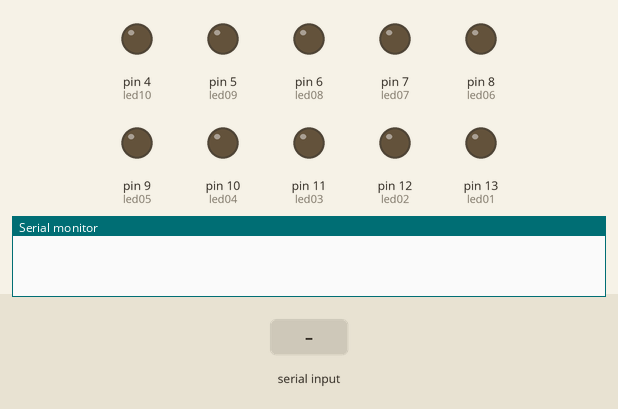
Recording of a sketch running on a simulated Arduino Uno, built with avr-gcc and run on an emulated ATmega328P. On the bench: output pins drawn as LEDs (lit = HIGH), the last lines printed to the serial monitor. The test bench sets the inputs (shaded band).

Above: at 1.2 s.
1.3 s: "a" received over Serial
At 2.5 s:
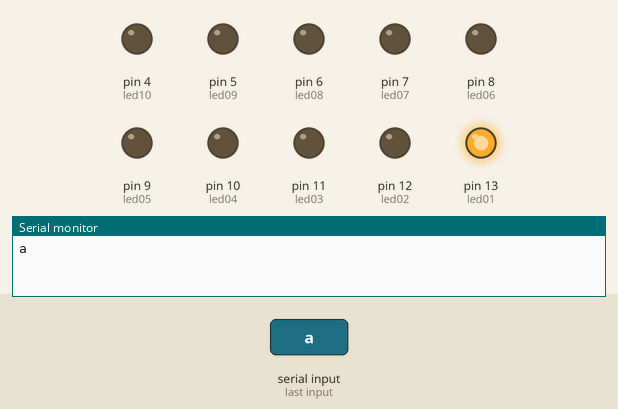
2.8 s: "s" received over the second serial link
At 3.7 s:
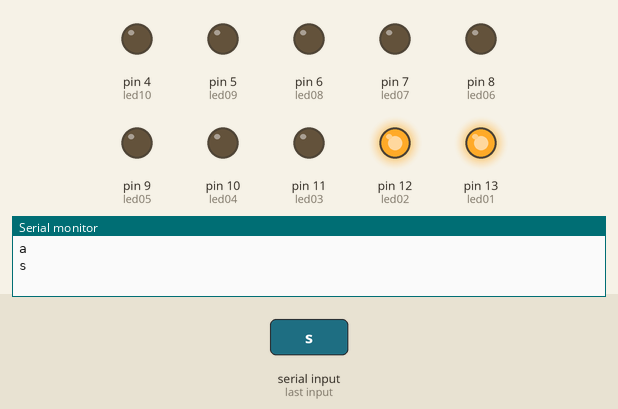
4.3 s: "d" received over Serial
At 4.9 s:
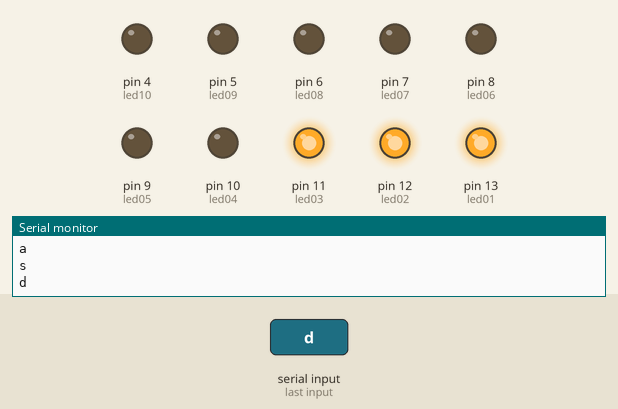
5.8 s: "f" received over the second serial link
At 7.0 s:
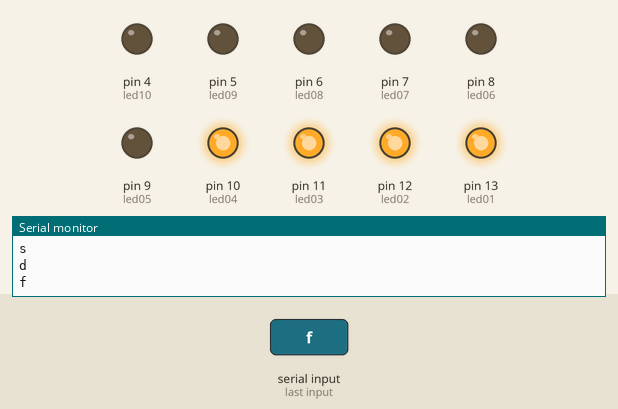
7.3 s: "g" received over Serial
At 8.3 s:
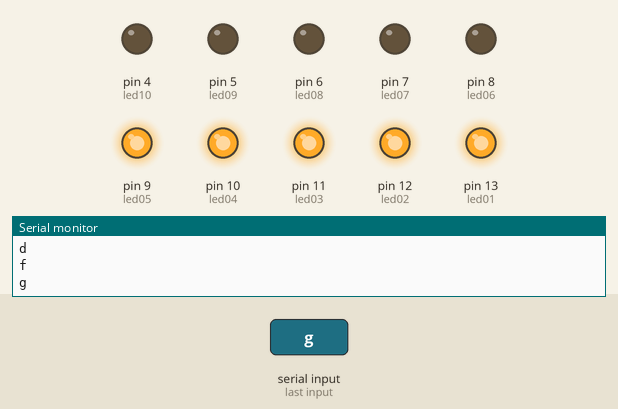
8.8 s: "h" received over the second serial link
At 9.4 s:
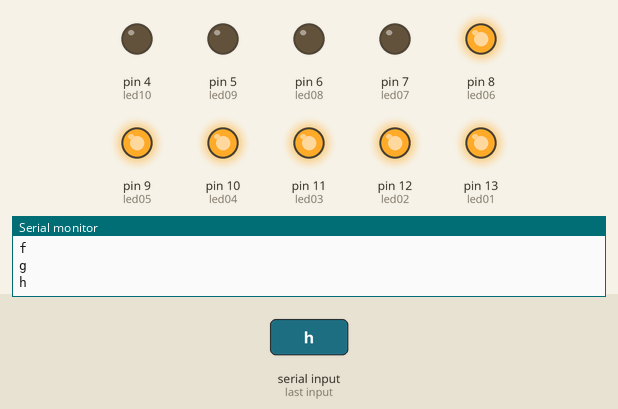
Timing chart, 0 to 11.3 s (numbered marks = the images above; inputs shaded):
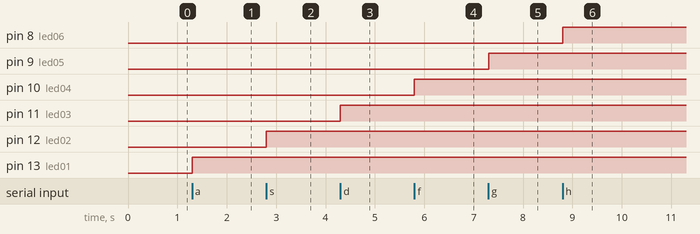

The sketch:

Bluetooh.ino
```cpp
#include"SoftwareSerial.h"
SoftwareSerial BT(2,3);//2 es RX, 3 es TX
int led01=13, led02=12, led03=11, led04=10, led05=9, led06=8, led07=7, led08=6, led09=5, led10=4;
boolean ledOn01=false, ledOn02=false, ledOn03=false, ledOn04=false, ledOn05=false, ledOn06=false, ledOn07=false, ledOn08=false, ledOn09=false, ledOn10=false;
void toggle01(int Led){//argumento
  ledOn01=!ledOn01;
  digitalWrite(Led, ledOn01);

}
void toggle02(int Led){//argumento
  ledOn02=!ledOn02;
  digitalWrite(Led, ledOn02);

}
void toggle03(int Led){//argumento
  ledOn03=!ledOn03;
  digitalWrite(Led, ledOn03);

}
void toggle04(int Led){//argumento
  ledOn04=!ledOn04;
  digitalWrite(Led, ledOn04);

}
void toggle05(int Led){//argumento
  ledOn05=!ledOn05;
  digitalWrite(Led, ledOn05);

}
void toggle06(int Led){//argumento
  ledOn06=!ledOn06;
  digitalWrite(Led, ledOn06);

}
void toggle07(int Led){//argumento
  ledOn07=!ledOn07;
  digitalWrite(Led, ledOn07);

}
void toggle08(int Led){//argumento
  ledOn08=!ledOn08;
  digitalWrite(Led, ledOn08);

}
void toggle09(int Led){//argumento
  ledOn09=!ledOn09;
  digitalWrite(Led, ledOn09);

}
void toggle10(int Led){//argumento
  ledOn10=!ledOn10;
  digitalWrite(Led, ledOn10);

}
void setup() {
  Serial.begin(9600); //comunicion por puerto serie USB
  BT.begin(9600);
  pinMode(led01, OUTPUT);
  pinMode(led02, OUTPUT);
  pinMode(led03, OUTPUT);
  pinMode(led04, OUTPUT);
  pinMode(led05, OUTPUT);
  pinMode(led06, OUTPUT);
  pinMode(led07, OUTPUT);
  pinMode(led08, OUTPUT);
  pinMode(led09, OUTPUT);
  pinMode(led10, OUTPUT);

}

void loop() {

  if (Serial.available() > 0) {//Trabaja con el serial fisico
    char teclado = Serial.read();

    if(teclado=='a'){toggle01(led01);
      Serial.write(teclado);
      Serial.println();
      delay(50);
    }
    if(teclado=='s'){toggle02(led02);
      Serial.write(teclado);
      Serial.println();
      delay(50);
    }
    if(teclado=='d'){toggle03(led03);
      Serial.write(teclado);
      Serial.println();
      delay(50);
    }
    if(teclado=='f'){toggle04(led04);
      Serial.write(teclado);
      Serial.println();
      delay(50);
    }
    if(teclado=='g'){toggle05(led05);
      Serial.write(teclado);
      Serial.println();
      delay(50);
    }
    if(teclado=='h'){toggle06(led06);
      Serial.write(teclado);
      Serial.println();
      delay(50);
    }
    if(teclado=='j'){toggle07(led07);
      Serial.write(teclado);
      Serial.println();
      delay(50);
    }
    if(teclado=='k'){toggle08(led08);
      Serial.write(teclado);
      Serial.println();
      delay(50);
    }
    if(teclado=='l'){toggle09(led09);
      Serial.write(teclado);
      Serial.println();
      delay(50);
    }
    if(teclado=='q'){toggle10(led10);
      Serial.write(teclado);
      Serial.println();
      delay(50);
    }

  }

  if (BT.available() > 0) {
    char teclado = BT.read();

    if(teclado=='a'){toggle01(led01);
      Serial.write(teclado);
      Serial.println();
      delay(50);
    }
    if(teclado=='s'){toggle02(led02);
      Serial.write(teclado);
      Serial.println();
      delay(50);
    }
    if(teclado=='d'){toggle03(led03);
      Serial.write(teclado);
      Serial.println();
      delay(50);
    }
    if(teclado=='f'){toggle04(led04);
      Serial.write(teclado);
      Serial.println();
      delay(50);
    }
    if(teclado=='g'){toggle05(led05);
      Serial.write(teclado);
      Serial.println();
      delay(50);
    }
    if(teclado=='h'){toggle06(led06);
      Serial.write(teclado);
      Serial.println();
      delay(50);
    }
    if(teclado=='j'){toggle07(led07);
      Serial.write(teclado);
      Serial.println();
      delay(50);
    }
    if(teclado=='k'){toggle08(led08);
      Serial.write(teclado);
      Serial.println();
      delay(50);
    }
    if(teclado=='l'){toggle09(led09);
      Serial.write(teclado);
      Serial.println();
      delay(50);
    }
    if(teclado=='q'){toggle10(led10);
      Serial.write(teclado);
      Serial.println();
      delay(50);
    }

  }


}
```

Measured:
- after the input at 1.3 s, pin 13 (led01): LOW → HIGH at once
- after the input at 2.8 s, pin 12 (led02): LOW → HIGH at once
- after the input at 4.3 s, pin 11 (led03): LOW → HIGH at once
- after the input at 5.8 s, pin 10 (led04): LOW → HIGH at once
- after the input at 7.3 s, pin 9 (led05): LOW → HIGH at once
- after the input at 8.8 s, pin 8 (led06): LOW → HIGH at once
